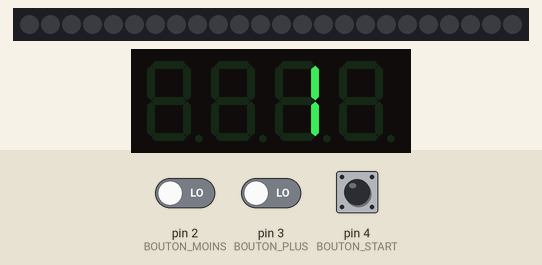
Recording of a sketch running on a simulated Arduino Uno, built with avr-gcc and run on an emulated ATmega328P. Parts: 24 RGB LEDs in strip order, left to right, 4-digit seven-segment display. The test bench sets the inputs (shaded band); at power-on: pin 4 (BOUTON_START) LOW, pin 2 (BOUTON_MOINS) LOW, pin 3 (BOUTON_PLUS) LOW.

Above: at 1.2 s.
1.3 s: pin 4 (BOUTON_START) pulled HIGH for 0.15 s
At 2.1 s:
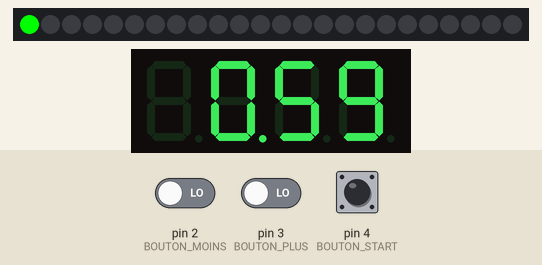
At 21.1 s:
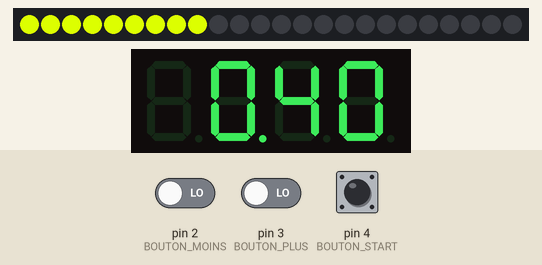
Timing chart, 0 to 22.6 s (numbered marks = the images above; inputs shaded):
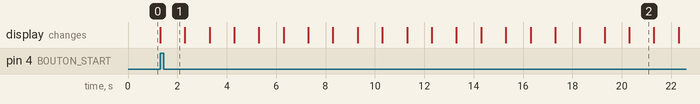

The sketch:

Timer_code.ino
```cpp
/*
  Ce programme permet de créer un minuteur à l'aide de trois boutons, un afficheur 7 Segments SH5461AS et un anneau de Leds Adafruit neopixel
  Ce programme a été écrit par Matthieu CHATRY, Flavien, Yannick, Maÿlis et David LE GALL et est publié dans le domaine public
  Retrouvez le tutoriel complet à cette adresse : http://wikifab.org/wiki/Timer_:_Un_minuteur_%C3%A0_base_d%27Arduino
*/


#include <SevSeg.h>                    //Bibliothèque permettant de piloter l'afficheur 7 segments à télécharger ici https://github.com/DeanIsMe/SevSeg
#include <Adafruit_NeoPixel.h>         //Bibliothèque permettant de piloter l'anneau de leds Adafruit Neopixel à télécharger ici https://github.com/adafruit/Adafruit_NeoPixel

//Connexions électroniques et variables des boutons
const int BOUTON_MOINS = 2;            // Le bouton MOINS est relié à la broche 2
const int BOUTON_PLUS = 3;             // Le bouton PLUS est relié à la broche 3
const int BOUTON_START = 4;            // Le bouton START est relié à la broche 4
int etatBoutonMoins = 0;               // variable d'état du bouton MOINS
int etatBoutonPlus = 0;                // variable d'état du bouton PLUS
int etatBoutonStart = 0;               // variable d'état du bouton START


// Anneau de Led
const int NEOPIXEL = 5;                   // La broche de commande (Connexion "Data") de l'anneau Neopixel relié à la broche 0
const int NOMBRE_NEOPIXEL = 24;           // nombre de LEDs Neopixels connectées, ici on utilise un anneau de 24 Leds : https://www.adafruit.com/product/2862
Adafruit_NeoPixel strip = Adafruit_NeoPixel(NOMBRE_NEOPIXEL, NEOPIXEL, NEO_GRB + NEO_KHZ800); ///On déclare un objet strip qui représente l'anneau de Leds

//Afficheur 7 segments
const byte numDigits = 4;                      // Nombre de digits de l'afficheur 7 segments, ici il y en a 4 ( on utilise un afficheur référencé SH5461AS )
const byte digitPins[] = {13, 10, 9, A5};      // Branchement des broches contrôlant les chiffres, celles ou on mettra une résistance de 220 Ohm
const byte segmentPins[] = {12, 8, A3, A1, A0, 11, A4, A2}; // Branchements des broches controlant les segments
SevSeg sevseg;                                 // On déclare un objet sevseg qui représente l'afficheur 7 segments


//Variables relatives au temps
int selecteurTemps = 0;                   // Sélection du temps
unsigned long temps = 0;                  // Temps que l'on a sélectionné
unsigned long instantStart = 0;           // Instant ou l'on a appuyé sur START
long tempsEcoule = 0;                     // Temps écoulé depuis que l'on a appuyé sur START
char* tempsAffiche[] = {"  1", "  3", "  5", " 10", " 15", " 20", " 30", " 45", " 1h", "1h30", " 2h"}; //les différents temps affichés dans le menu, à faire correspondre avec les temps internes ci dessous
int tempsEnSecondes[] = {60, 180, 300, 600, 900, 1200, 1800, 2700, 3600, 5400, 7200}; // les différents temps proposés dans le menu ( variable interne en secondes, n'est pas affichée)


void setup() {
  // On déclare chaque Bouton comme étant une entrée
  pinMode(BOUTON_MOINS, INPUT);
  pinMode(BOUTON_PLUS, INPUT);
  pinMode(BOUTON_START, INPUT);

  // On initialise l'anneau de Leds
  strip.begin();
  strip.show();

  //On initialise l'afficheur 7 Segments
  sevseg.begin(COMMON_CATHODE, numDigits, digitPins, segmentPins);
  sevseg.setBrightness(100);      //On règle l'intensité lumineuse de l'afficheur 7 Segments
}

void loop() {

  //on commence par lire l'etat des buttons et stocker les états dans les variables d'état
  etatBoutonMoins = digitalRead(BOUTON_MOINS);
  etatBoutonPlus = digitalRead(BOUTON_PLUS);
  etatBoutonStart = digitalRead(BOUTON_START);

  // à ce stade on a trois possibilités : on peut appuyer sur le bouton PLUS, MOINS ou START, chaque possibilités est traitée en dessous


  //traitement bouton PLUS
  if (etatBoutonPlus == HIGH) {                           // Si on a appuyé sur PLUS (la variable d'état du bouton PLUS est à HIGH)
    if (selecteurTemps < (sizeof(tempsEnSecondes)) / 2 - 1) { // Et si le compteur n'est pas à son maximum (la taille du tableau)
      selecteurTemps = selecteurTemps + 1 ;                   // Alors on augmente la valeur du sélecteur
    }
    while (digitalRead(BOUTON_PLUS) == HIGH) {            // On bloque le programme en attendant que le bouton soit relaché, comme le programme tourne très vite, on incrémenterait la variable indéfiniment sinon
      sevseg.refreshDisplay();                            // On actualise l'afficheur 7 segments
    }
    temps = tempsEnSecondes[selecteurTemps];              // On met à jour la variable Temps en fonction de la nouvelle valeur du compteur
  }

  //traitement bouton MOINS
  if (etatBoutonMoins == HIGH) {                          // Si on a appuyé sur MOINS (la variable d'état du bouton MOINS est à HIGH)
    if (selecteurTemps > 0) {                             // Et si le compteur n'est pas à son minimum (zéro)
      selecteurTemps = selecteurTemps - 1 ;               // Alors on diminue la valeur du sélecteur
    }
    while (digitalRead(BOUTON_MOINS) == HIGH) {           // On bloque le programme en attendant que le bouton soit relaché, comme le programme tourne très vite, on décrémenterait la variable indéfiniment sinon
      sevseg.refreshDisplay();                            // On actualise l'afficheur 7 segments
    }
    temps = tempsEnSecondes[selecteurTemps];
  }

  //traitement bouton START
  if (etatBoutonStart == HIGH) {
    temps = tempsEnSecondes[selecteurTemps];                  // On met à jour la variable Temps en fonction de la nouvelle valeur du compteur
    instantStart = millis();                                  //On utilise la fonction millis qui renvoie le nombre de millisecondes depuis que le programme est lancé pour garder en mémoire l'instant ou l'on a appuyé sur start. Plus d'infos sur Millis ici : https://www.arduino.cc/en/Reference/Millis
    while (tempsEcoule != temps) {                            // Tant que le temps écoulé n'est pas celui que l'on a sélectionné
      tempsEcoule = 1 + (millis() - instantStart) / 1000;     //calcul du temps écoulé depuis l'appui sur start (+1 pour commencer chrono à 1)
      affichageLeds();                                        // On affiche les Leds correspondant au temps passé
      sevseg.setNumber(calcul_temps_renstant(tempsEcoule), 2);// On calcule le temps qu'il reste à décompter et on définit ce temps l'afficheur 7 Segments
      sevseg.refreshDisplay();                                // On rafraichit l'afficheur 7 Segments

      if (digitalRead(BOUTON_MOINS) == HIGH && digitalRead(BOUTON_PLUS) == HIGH) {  //Si on appuie sur les deux boutons en même temps
        break;                                               // La fonciton break nous permet de sortir de la boucle, c'est à dire d'arrêter de décompter le temps, plus d'infos sur break ici : https://www.arduino.cc/en/Reference/Break
      }

    }                                                        // Le temps écoulé est égal au temps sélectionné (La condition de la boucle while n'est plus vraie, donc on en sort)
    eteindreLeds();                                          // On remet la variable du temps écoulé à zéro
    tempsEcoule = 0;
  }
  sevseg.setChars(tempsAffiche[selecteurTemps]);
  sevseg.refreshDisplay(); // Must run repeatedly
}

// FONCTIONS ANNEXES //

void affichageLeds() {                           // Fonction permettant de piloter les Leds et leurs couleur en fonction du temps écoulé
  int nombre_led_a_allumer = (tempsEcoule * NOMBRE_NEOPIXEL) / temps; //il faut savoir combien de temps s'est écoulé en proportion du temps sélectionné pour savoir combien de led on doit afficher.
  int vert = 0;
  int rouge = 0;
  int bleu = 0;

  if ((tempsEcoule * 100 / temps) < 33) {       //si on est dans le premier tiers-temps
    vert = 255;                                 //Les Leds sont vertes
    rouge = 0;
    bleu = 0;
  }
  else if ((tempsEcoule * 100 / temps) < 66) {  //si on est dans le deuxième tiers-temps
    vert = 255;                                 //Les Leds sont oranges
    rouge = 220;
    bleu = 0;
  }
  else {                                        //sinon, c'est à dire qu'on est dans le troisième tiers-temps
    vert = 0;                                   //Les Leds sont rouges
    rouge = 255;
    bleu = 0;
  }
  for (int i = 0; i <= nombre_led_a_allumer; i++) { //On attribue la nouvelle couleur a chaque Led
    strip.setPixelColor(i, rouge, vert, bleu);
  }
  strip.show();                                 // On affiche les nouvelles couleurs
}

void eteindreLeds() {
  for (int i = 0; i <= NOMBRE_NEOPIXEL; i++) {
    strip.setPixelColor(i, 0, 0, 0);
  }
  strip.show();
}

int calcul_temps_renstant(int tempsActuel) {                  // Fonction permettant de transformer le temps en secondes en minutes et secondes.
  int tempsRestantEnMinutesEtSecondes=0;
  int minutesRestantes = (temps - tempsActuel) / 60;
  int secondesRestantes = (temps - tempsActuel) % 60; //ressource consultée pour le calcul https://www.arduino.cc/en/Reference/modulo
  return tempsRestantEnMinutesEtSecondes = minutesRestantes * 100 + secondesRestantes;
}


/* JOURNAL DES MODIFICATIONS

  MAJ David  01/09/17
  Passage du code tout en francais, commentaires et références.

  MAJ David  01/01/16
  J'ai remplacé l'écran par un afficheur 7 Segments

  MAJ Maÿlis 29/12/16
  Ajout du changement des couleurs selon le temps écoulé -> il faudrait améliorer le dégradé (qu'ils soit un peu moins "net"), qu'il soit plus progressif

  MAJ Flavien 22/12/16
  Modification de la fonction "calcul_temps". Utilisation de deux tableaux: l'un pour affecter le temps (en seconde), l'autre pour l'affichage dans le menu.
  -> Pour ajouter un temps au menu, ajouter son nombre de seconde dans le tableau "tempsEnSecondes" et le texte équivalent dans "tempsAffiche" à la même position.
  -> Affichage des temps dynamiquement directement dans le menu.
  Ajout d'une fonction "affichage_menu" pour afficher le menu dans son ensemble.
  Lors de l'appui sur "+", détection automatique (avec sizeof() ) de la taille du tableau "tempsEnSecondes" pour bloquer le compteur "selecteurTemps"
  ->Bug: la taille du tableau est doublé, seule solution pour le moment, diviser par deux (et le -1 car le compteur commence à 0).
  Le temps affiché est un décompte et fini par zéro.
  Lors du retour au menu, le temps par défaut est celui sélectionné auparavant.
  Ajout du texte "Temps restant:" lors du décompte du temps.
  Bugfix: Les LED ne clignotent plus, j'ai mis le "eteindreLeds()" en dehors de la boucle while.

  MAJ David 21/12/16
  intégration adafruit neopixel
  bugfix : jai changé long en unsigned long pour temps et timer, sinon ca buggait au dessus de 10s car la variable était pleine

  MAJ Yannick 16/12/16
  Temps affiché en minutes mais set en secondes pour tests
  Utiliser timer à la place de delay() cf: http://playground.arduino.cc/Code/AvoidDelay
  Pendant décompte si on appuie sur + et - cela reset
*/
```

Measured:
- after the input at 1.3 s, the display: changes at once (image 1)
- what the display in image 2 shows lasts 1.0 s, from 20.3 s to 21.3 s
